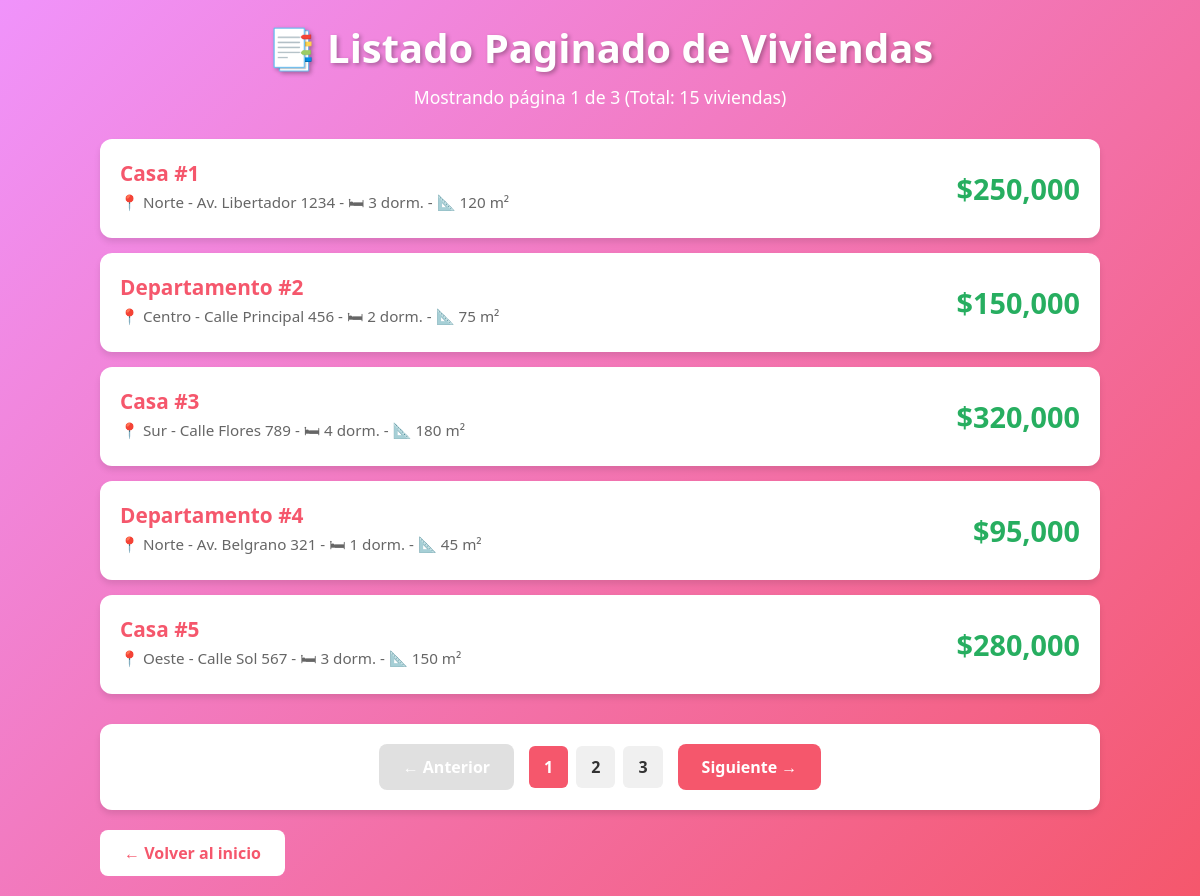
Screenshot of /ejercicio2.php with the database file from the repository.
### tables this page shows
CREATE TABLE viviendas (
    id INT(3) AUTO_INCREMENT PRIMARY KEY,
    tipo VARCHAR(15),
    zona VARCHAR(15),
    direccion VARCHAR(30),
    dormitorios INT(1),
    precio FLOAT(10,2),
    tamano INT(5),
    extras SET('Piscina','Jardín','Garage')
);

### ejercicio2.php (the view, shortened to what this page needs)
<?php
$conexion = conectarDB();
$pagina = isset($_GET['pagina']) ? (int)$_GET['pagina'] : 1;
$registrosPorPagina = REGISTROS_POR_PAGINA;
$comienzo = ($pagina - 1) * $registrosPorPagina;
$totalQuery = mysqli_query($conexion, "SELECT COUNT(*) as total FROM viviendas");
$totalRow = mysqli_fetch_array($totalQuery);
$totalRegistros = $totalRow['total'];
$totalPaginas = ceil($totalRegistros / $registrosPorPagina);
$registros = mysqli_query($conexion,
    "SELECT * FROM viviendas LIMIT $comienzo, $registrosPorPagina")
    or die("Problemas en la consulta: " . mysqli_error($conexion));
?>
<!DOCTYPE html>
<html lang="es">
<head>
</head>
<body>
    <div class="container">
        <h1>📑 Listado Paginado de Viviendas</h1>
        <div class="info-paginacion">
            Mostrando página <?php echo $pagina; ?> de <?php echo $totalPaginas; ?>
            (Total: <?php echo $totalRegistros; ?> viviendas)
        </div>
        <?php while ($reg = mysqli_fetch_array($registros)): ?>
            <div class="vivienda-card">
                <div class="vivienda-info-izq">
                    <div class="vivienda-titulo">
                        <?php echo $reg['tipo']; ?> #<?php echo $reg['id']; ?>
                    </div>
                    <div class="vivienda-detalle">
                        📍 <?php echo $reg['zona']; ?> -
                        <?php echo $reg['direccion']; ?> -
                        🛏 <?php echo $reg['dormitorios']; ?> dorm. -
                        📐 <?php echo $reg['tamano']; ?> m²
                    </div>
                </div>
                <div class="vivienda-precio">
                    $<?php echo number_format($reg['precio'], 0); ?>
                </div>
            </div>
        <?php endwhile; ?>
        <div class="paginacion">
            <?php if ($pagina > 1): ?>
                <a href="?pagina=<?php echo ($pagina - 1); ?>" class="btn-pagina">
                    ← Anterior
                </a>
            <?php else: ?>
                <span class="btn-pagina disabled">← Anterior</span>
            <?php endif; ?>
            <div class="numeros-pagina">
                <?php for ($i = 1; $i <= $totalPaginas; $i++): ?>
                    <?php if ($i == $pagina): ?>
                        <span class="numero-pagina activo"><?php echo $i; ?></span>
                    <?php else: ?>
                        <a href="?pagina=<?php echo $i; ?>" class="numero-pagina">
                            <?php echo $i; ?>
                        </a>
                    <?php endif; ?>
                <?php endfor; ?>
            </div>
            <?php if ($pagina < $totalPaginas): ?>
                <a href="?pagina=<?php echo ($pagina + 1); ?>" class="btn-pagina">
                    Siguiente →
                </a>
            <?php else: ?>
                <span class="btn-pagina disabled">Siguiente →</span>
            <?php endif; ?>
        </div>
        <a href="index.php" class="back-link">← Volver al inicio</a>
    </div>
</body>
</html>

### ejercicio2.php (style rules this page uses)
* { margin: 0; padding: 0; box-sizing: border-box; }
body { font-family: 'Segoe UI', Tahoma, Geneva, Verdana, sans-serif; background: linear-gradient(135deg, #f093fb 0%, #f5576c 100%); padding: 20px; min-height: 100vh; }
.container { max-width: 1000px; margin: 0 auto; }
h1 { color: white; text-align: center; margin-bottom: 10px; font-size: 2.5em; text-shadow: 2px 2px 4px rgba(0,0,0,0.3); }
.info-paginacion { text-align: center; color: white; margin-bottom: 30px; font-size: 1.1em; }
.vivienda-card { background: white; border-radius: 12px; padding: 20px; margin-bottom: 15px; box-shadow: 0 4px 6px rgba(0,0,0,0.1); display: flex; justify-content: space-between; align-items: center; transition: all 0.3s ease; }
.vivienda-info-izq { flex: 1; }
.vivienda-titulo { font-size: 1.3em; font-weight: bold; color: #f5576c; margin-bottom: 5px; }
.vivienda-detalle { color: #666; font-size: 0.95em; }
.vivienda-precio { font-size: 1.8em; font-weight: bold; color: #27ae60; text-align: right; }
.paginacion { background: white; border-radius: 12px; padding: 20px; margin-top: 30px; display: flex; justify-content: center; align-items: center; gap: 15px; box-shadow: 0 4px 6px rgba(0,0,0,0.1); }
.btn-pagina { padding: 12px 24px; background: #f5576c; color: white; text-decoration: none; border-radius: 8px; font-weight: bold; transition: all 0.3s ease; border: none; cursor: pointer; }
.btn-pagina.disabled { background: #ccc; cursor: not-allowed; opacity: 0.6; }
.numeros-pagina { display: flex; gap: 8px; }
.numero-pagina { padding: 10px 15px; background: #f0f0f0; color: #333; text-decoration: none; border-radius: 6px; font-weight: bold; transition: all 0.3s ease; }
.numero-pagina.activo { background: #f5576c; color: white; }
.back-link { display: inline-block; margin-top: 20px; padding: 12px 24px; background: white; color: #f5576c; text-decoration: none; border-radius: 8px; font-weight: bold; transition: all 0.3s ease; }

### rows the page displays
viviendas: tipo "Casa", id "1", zona "Norte", direccion "Av. Libertador 1234", dormitorios "3", tamano "120", precio "250,000"
viviendas: tipo "Departamento", id "2", zona "Centro", direccion "Calle Principal 456", dormitorios "2", tamano "75", precio "150,000"
viviendas: tipo "Casa", id "3", zona "Sur", direccion "Calle Flores 789", dormitorios "4", tamano "180", precio "320,000"
viviendas: tipo "Departamento", id "4", zona "Norte", direccion "Av. Belgrano 321", dormitorios "1", tamano "45", precio "95,000"
viviendas: tipo "Casa", id "5", zona "Oeste", direccion "Calle Sol 567", dormitorios "3", tamano "150", precio "280,000"

### other values shown
$pagina "1"
$totalPaginas "3"
$totalRegistros "15"
